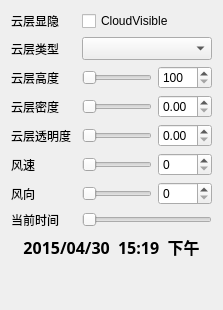
<?xml version="1.0" encoding="UTF-8"?>
<ui version="4.0">
 <class>SilverliningWidget</class>
 <widget class="QWidget" name="SilverliningWidget">
  <property name="geometry">
   <rect>
    <x>0</x>
    <y>0</y>
    <width>223</width>
    <height>310</height>
   </rect>
  </property>
  <property name="mouseTracking">
   <bool>false</bool>
  </property>
  <property name="windowTitle">
   <string/>
  </property>
  <layout class="QGridLayout" name="gridLayout_10">
   <item row="0" column="0">
    <layout class="QGridLayout" name="gridLayout_8">
     <item row="0" column="0">
      <widget class="QLabel" name="label_8">
       <property name="sizePolicy">
        <sizepolicy hsizetype="Fixed" vsizetype="Fixed">
         <horstretch>0</horstretch>
         <verstretch>0</verstretch>
        </sizepolicy>
       </property>
       <property name="minimumSize">
        <size>
         <width>65</width>
         <height>0</height>
        </size>
       </property>
       <property name="text">
        <string>云层显隐</string>
       </property>
      </widget>
     </item>
     <item row="0" column="1">
      <widget class="QCheckBox" name="Clouds_visible_checkBox">
       <property name="sizePolicy">
        <sizepolicy hsizetype="Expanding" vsizetype="Fixed">
         <horstretch>0</horstretch>
         <verstretch>0</verstretch>
        </sizepolicy>
       </property>
       <property name="text">
        <string>CloudVisible</string>
       </property>
      </widget>
     </item>
    </layout>
   </item>
   <item row="1" column="0">
    <layout class="QGridLayout" name="gridLayout_7">
     <item row="0" column="0">
      <widget class="QLabel" name="label">
       <property name="sizePolicy">
        <sizepolicy hsizetype="Fixed" vsizetype="Preferred">
         <horstretch>0</horstretch>
         <verstretch>0</verstretch>
        </sizepolicy>
       </property>
       <property name="minimumSize">
        <size>
         <width>65</width>
         <height>0</height>
        </size>
       </property>
       <property name="text">
        <string>云层类型</string>
       </property>
      </widget>
     </item>
     <item row="0" column="1">
      <widget class="QComboBox" name="CloudType_comboBox">
       <property name="sizePolicy">
        <sizepolicy hsizetype="Expanding" vsizetype="Expanding">
         <horstretch>0</horstretch>
         <verstretch>0</verstretch>
        </sizepolicy>
       </property>
       <property name="minimumSize">
        <size>
         <width>119</width>
         <height>0</height>
        </size>
       </property>
       <property name="sizeAdjustPolicy">
        <enum>QComboBox::AdjustToContentsOnFirstShow</enum>
       </property>
       <property name="frame">
        <bool>true</bool>
       </property>
      </widget>
     </item>
    </layout>
   </item>
   <item row="2" column="0">
    <layout class="QGridLayout" name="gridLayout_6">
     <item row="0" column="0">
      <widget class="QLabel" name="label_2">
       <property name="sizePolicy">
        <sizepolicy hsizetype="Fixed" vsizetype="Preferred">
         <horstretch>0</horstretch>
         <verstretch>0</verstretch>
        </sizepolicy>
       </property>
       <property name="minimumSize">
        <size>
         <width>65</width>
         <height>0</height>
        </size>
       </property>
       <property name="text">
        <string>云层高度</string>
       </property>
      </widget>
     </item>
     <item row="0" column="1">
      <widget class="QSlider" name="clouds_altitude_slider">
       <property name="sizePolicy">
        <sizepolicy hsizetype="Expanding" vsizetype="Expanding">
         <horstretch>0</horstretch>
         <verstretch>0</verstretch>
        </sizepolicy>
       </property>
       <property name="minimum">
        <number>100</number>
       </property>
       <property name="maximum">
        <number>10000</number>
       </property>
       <property name="singleStep">
        <number>100</number>
       </property>
       <property name="orientation">
        <enum>Qt::Horizontal</enum>
       </property>
      </widget>
     </item>
     <item row="0" column="2">
      <widget class="QSpinBox" name="cloud_alttitude_spinBox">
       <property name="sizePolicy">
        <sizepolicy hsizetype="Fixed" vsizetype="Preferred">
         <horstretch>0</horstretch>
         <verstretch>0</verstretch>
        </sizepolicy>
       </property>
       <property name="minimumSize">
        <size>
         <width>54</width>
         <height>0</height>
        </size>
       </property>
       <property name="minimum">
        <number>100</number>
       </property>
       <property name="maximum">
        <number>10000</number>
       </property>
       <property name="singleStep">
        <number>100</number>
       </property>
      </widget>
     </item>
    </layout>
   </item>
   <item row="3" column="0">
    <layout class="QGridLayout" name="gridLayout_5"/>
   </item>
   <item row="4" column="0">
    <layout class="QGridLayout" name="gridLayout_4">
     <item row="0" column="0">
      <widget class="QLabel" name="label_4">
       <property name="sizePolicy">
        <sizepolicy hsizetype="Fixed" vsizetype="Preferred">
         <horstretch>0</horstretch>
         <verstretch>0</verstretch>
        </sizepolicy>
       </property>
       <property name="minimumSize">
        <size>
         <width>65</width>
         <height>0</height>
        </size>
       </property>
       <property name="maximumSize">
        <size>
         <width>60</width>
         <height>16777215</height>
        </size>
       </property>
       <property name="text">
        <string>云层密度</string>
       </property>
      </widget>
     </item>
     <item row="0" column="1">
      <widget class="QSlider" name="clouds_density_slider">
       <property name="sizePolicy">
        <sizepolicy hsizetype="Expanding" vsizetype="Expanding">
         <horstretch>0</horstretch>
         <verstretch>0</verstretch>
        </sizepolicy>
       </property>
       <property name="maximum">
        <number>100</number>
       </property>
       <property name="pageStep">
        <number>1</number>
       </property>
       <property name="orientation">
        <enum>Qt::Horizontal</enum>
       </property>
      </widget>
     </item>
     <item row="0" column="2">
      <widget class="QDoubleSpinBox" name="cloud_density_doubleSpinBox">
       <property name="sizePolicy">
        <sizepolicy hsizetype="Fixed" vsizetype="Preferred">
         <horstretch>0</horstretch>
         <verstretch>0</verstretch>
        </sizepolicy>
       </property>
       <property name="minimumSize">
        <size>
         <width>54</width>
         <height>0</height>
        </size>
       </property>
       <property name="maximum">
        <double>1.000000000000000</double>
       </property>
       <property name="singleStep">
        <double>0.100000000000000</double>
       </property>
      </widget>
     </item>
    </layout>
   </item>
   <item row="5" column="0">
    <layout class="QGridLayout" name="gridLayout_3">
     <item row="0" column="0">
      <widget class="QLabel" name="label_5">
       <property name="sizePolicy">
        <sizepolicy hsizetype="Fixed" vsizetype="Preferred">
         <horstretch>0</horstretch>
         <verstretch>0</verstretch>
        </sizepolicy>
       </property>
       <property name="minimumSize">
        <size>
         <width>65</width>
         <height>0</height>
        </size>
       </property>
       <property name="maximumSize">
        <size>
         <width>60</width>
         <height>16777215</height>
        </size>
       </property>
       <property name="text">
        <string>云层透明度</string>
       </property>
      </widget>
     </item>
     <item row="0" column="1">
      <widget class="QSlider" name="clouds_alpha_slider">
       <property name="sizePolicy">
        <sizepolicy hsizetype="Expanding" vsizetype="Expanding">
         <horstretch>0</horstretch>
         <verstretch>0</verstretch>
        </sizepolicy>
       </property>
       <property name="maximum">
        <number>100</number>
       </property>
       <property name="pageStep">
        <number>1</number>
       </property>
       <property name="orientation">
        <enum>Qt::Horizontal</enum>
       </property>
      </widget>
     </item>
     <item row="0" column="2">
      <widget class="QDoubleSpinBox" name="clouds_alpha_doubleSpinBox">
       <property name="sizePolicy">
        <sizepolicy hsizetype="Fixed" vsizetype="Preferred">
         <horstretch>0</horstretch>
         <verstretch>0</verstretch>
        </sizepolicy>
       </property>
       <property name="minimumSize">
        <size>
         <width>54</width>
         <height>0</height>
        </size>
       </property>
       <property name="maximum">
        <double>1.000000000000000</double>
       </property>
       <property name="singleStep">
        <double>0.100000000000000</double>
       </property>
      </widget>
     </item>
    </layout>
   </item>
   <item row="6" column="0">
    <layout class="QGridLayout" name="gridLayout_2">
     <item row="0" column="0">
      <widget class="QLabel" name="label_6">
       <property name="sizePolicy">
        <sizepolicy hsizetype="Fixed" vsizetype="Preferred">
         <horstretch>0</horstretch>
         <verstretch>0</verstretch>
        </sizepolicy>
       </property>
       <property name="minimumSize">
        <size>
         <width>65</width>
         <height>0</height>
        </size>
       </property>
       <property name="text">
        <string>风速</string>
       </property>
      </widget>
     </item>
     <item row="0" column="1">
      <widget class="QSlider" name="wind_speed_slider">
       <property name="sizePolicy">
        <sizepolicy hsizetype="Expanding" vsizetype="Expanding">
         <horstretch>0</horstretch>
         <verstretch>0</verstretch>
        </sizepolicy>
       </property>
       <property name="maximum">
        <number>10000</number>
       </property>
       <property name="singleStep">
        <number>100</number>
       </property>
       <property name="orientation">
        <enum>Qt::Horizontal</enum>
       </property>
      </widget>
     </item>
     <item row="0" column="2">
      <widget class="QSpinBox" name="wind_speed_spinBox">
       <property name="sizePolicy">
        <sizepolicy hsizetype="Fixed" vsizetype="Preferred">
         <horstretch>0</horstretch>
         <verstretch>0</verstretch>
        </sizepolicy>
       </property>
       <property name="minimumSize">
        <size>
         <width>54</width>
         <height>0</height>
        </size>
       </property>
       <property name="maximum">
        <number>10000</number>
       </property>
       <property name="singleStep">
        <number>100</number>
       </property>
      </widget>
     </item>
    </layout>
   </item>
   <item row="7" column="0">
    <layout class="QGridLayout" name="gridLayout">
     <property name="spacing">
      <number>6</number>
     </property>
     <item row="0" column="0">
      <widget class="QLabel" name="label_7">
       <property name="sizePolicy">
        <sizepolicy hsizetype="Fixed" vsizetype="Preferred">
         <horstretch>0</horstretch>
         <verstretch>0</verstretch>
        </sizepolicy>
       </property>
       <property name="minimumSize">
        <size>
         <width>65</width>
         <height>0</height>
        </size>
       </property>
       <property name="text">
        <string>风向</string>
       </property>
      </widget>
     </item>
     <item row="0" column="1">
      <widget class="QSlider" name="wind_direction_slider">
       <property name="sizePolicy">
        <sizepolicy hsizetype="Expanding" vsizetype="Expanding">
         <horstretch>0</horstretch>
         <verstretch>0</verstretch>
        </sizepolicy>
       </property>
       <property name="maximum">
        <number>360</number>
       </property>
       <property name="orientation">
        <enum>Qt::Horizontal</enum>
       </property>
      </widget>
     </item>
     <item row="0" column="2">
      <widget class="QSpinBox" name="wind_direction_spinBox">
       <property name="sizePolicy">
        <sizepolicy hsizetype="Fixed" vsizetype="Preferred">
         <horstretch>0</horstretch>
         <verstretch>0</verstretch>
        </sizepolicy>
       </property>
       <property name="minimumSize">
        <size>
         <width>54</width>
         <height>0</height>
        </size>
       </property>
       <property name="maximum">
        <number>360</number>
       </property>
      </widget>
     </item>
    </layout>
   </item>
   <item row="8" column="0">
    <layout class="QGridLayout" name="gridLayout_9">
     <item row="0" column="0">
      <widget class="QLabel" name="Density_label_4">
       <property name="sizePolicy">
        <sizepolicy hsizetype="Fixed" vsizetype="Preferred">
         <horstretch>0</horstretch>
         <verstretch>0</verstretch>
        </sizepolicy>
       </property>
       <property name="minimumSize">
        <size>
         <width>65</width>
         <height>0</height>
        </size>
       </property>
       <property name="focusPolicy">
        <enum>Qt::NoFocus</enum>
       </property>
       <property name="text">
        <string>当前时间</string>
       </property>
      </widget>
     </item>
     <item row="0" column="1">
      <widget class="QSlider" name="slider_CurrentTime">
       <property name="focusPolicy">
        <enum>Qt::NoFocus</enum>
       </property>
       <property name="maximum">
        <number>1440</number>
       </property>
       <property name="value">
        <number>0</number>
       </property>
       <property name="orientation">
        <enum>Qt::Horizontal</enum>
       </property>
      </widget>
     </item>
    </layout>
   </item>
   <item row="9" column="0">
    <widget class="QLabel" name="label_CurrentTime">
     <property name="font">
      <font>
       <family>宋体</family>
       <pointsize>12</pointsize>
       <weight>75</weight>
       <italic>false</italic>
       <bold>true</bold>
      </font>
     </property>
     <property name="focusPolicy">
      <enum>Qt::NoFocus</enum>
     </property>
     <property name="text">
      <string>2015/04/30  15:19  下午</string>
     </property>
     <property name="alignment">
      <set>Qt::AlignCenter</set>
     </property>
    </widget>
   </item>
   <item row="10" column="0">
    <spacer name="verticalSpacer">
     <property name="orientation">
      <enum>Qt::Vertical</enum>
     </property>
     <property name="sizeHint" stdset="0">
      <size>
       <width>20</width>
       <height>40</height>
      </size>
     </property>
    </spacer>
   </item>
  </layout>
 </widget>
 <resources/>
 <connections/>
</ui>
